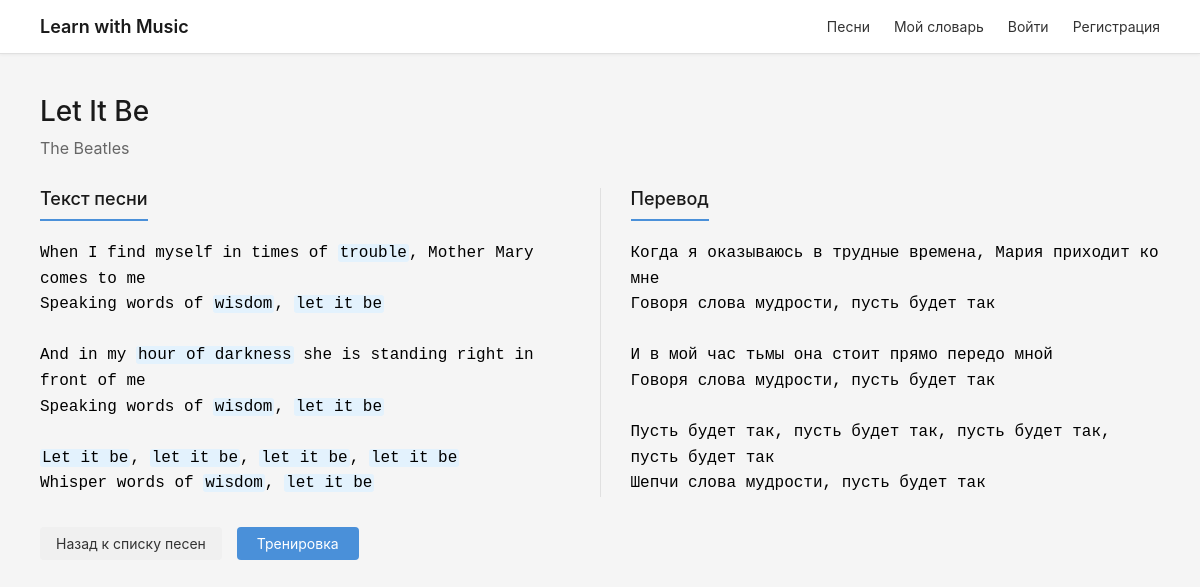
Page /music/study/1/ on the committed database.
### music/models.py (models this page shows, shortened)
class Song(models.Model):
    LEVEL_CHOICES = [
        ('A1', 'Начальный (A1)'),
        ('A2', 'Элементарный (A2)'),
        ('B1', 'Средний (B1)'),
        ('B2', 'Выше среднего (B2)'),
        ('C1', 'Продвинутый (C1)'),
    ]
    title = models.CharField('название', max_length=200)
    artist = models.CharField('исполнитель', max_length=200)
    lyrics = models.TextField('текст песни')
    translate = models.TextField('перевод песни')
    level = models.CharField('уровень', max_length=2, choices=LEVEL_CHOICES, default='A1')
    vocabulary = models.TextField(
        'словарь песни',
        help_text='Формат JSON: {"word": "translation", "phrase": "translation"}',
        default='{}'
    )
    created_at = models.DateTimeField('дата добавления', auto_now_add=True)
    class Meta:
        verbose_name = 'song'
        verbose_name_plural = 'songs'
        ordering = ['-created_at']
    def get_vocabulary_dict(self):
        try:
            return json.loads(self.vocabulary)
        except json.JSONDecodeError:
            return {}

### music/views.py (the view)
# urls.py: path('study/<int:song_id>/', views.study_song, name='study_song'),
def study_song(request, song_id):
    song = get_object_or_404(Song, id=song_id)
    vocab = song.get_vocabulary_dict()
    return render(request, 'music/study_song.html', {'song': song, 'vocab': vocab})

### music/templates/music/study_song.html (shortened to what this page needs)
{% extends 'music/base.html' %}
{% block content %}
<div class="song-header">
    <h2>{{ song.title }}</h2>
    <div class="song-artist">{{ song.artist }}</div>
</div>
<div class="content-columns">
    <div class="lyrics-column">
        <div class="column-title">Текст песни</div>
        <div id="lyrics-container" class="lyrics-text">{{ song.lyrics|linebreaksbr }}</div>
    </div>
    <div class="translation-column">
        <div class="column-title">Перевод</div>
        <div id="translation-container" class="lyrics-text">{{ song.translate|linebreaksbr }}</div>
    </div>
</div>
<div class="action-buttons">
    <a href="{% url 'song_list' %}" class="btn-back">Назад к списку песен</a>
    <a href="{% url 'train_song' song.id %}" class="btn-train">Тренировка</a>
</div>
{% endblock %}

### music/templates/music/base.html (shortened to what this page needs)
<!DOCTYPE html>
<html>
<head>
</head>
<body>
    <div class="navbar">
        <div class="nav-container">
            <a href="{% url 'home' %}" class="nav-brand">Learn with Music</a>
            <div class="nav-links">
                <a href="{% url 'song_list' %}">Песни</a>
                <a href="{% url 'vocabulary' %}">Мой словарь</a>
                {% if user.is_authenticated %}
                    {% if user.is_staff or user.is_superuser %}
                        <a href="{% url 'admin:index' %}">Админ-панель</a>
                    {% endif %}
                <span class="user-info">{{ user.username }}</span>
                <a href="{% url 'logout' %}">Выйти</a>
                {% else %}
                    <a href="{% url 'login' %}">Войти</a>
                    <a href="{% url 'register' %}">Регистрация</a>
                {% endif %}
            </div>
        </div>
    </div>
    <div class="container">
        {% block content %}{% endblock %}
    </div>
</body>
</html>

### music/templates/music/base.html (style rules this page uses)
* { margin: 0; padding: 0; box-sizing: border-box; }
body { font-family: -apple-system, BlinkMacSystemFont, 'Segoe UI', Arial, sans-serif; background-color: #f5f5f5; }
.navbar { background-color: white; border-bottom: 1px solid #e0e0e0; padding: 0 40px; box-shadow: 0 1px 3px rgba(0,0,0,0.05); }
.nav-container { max-width: 1200px; margin: 0 auto; display: flex; justify-content: space-between; align-items: center; padding: 16px 0; }
.nav-links { display: flex; gap: 24px; align-items: center; }
.nav-links a { color: #333; text-decoration: none; font-size: 14px; }
.nav-brand { font-weight: 600; font-size: 18px; color: #1a1a1a; text-decoration: none; }
.container { max-width: 1200px; margin: 0 auto; padding: 40px; }

### music/templates/music/study_song.html (style rules this page uses)
.song-header { margin-bottom: 30px; }
.song-header h2 { margin: 0 0 10px 0; color: #1a1a1a; font-size: 28px; font-weight: 500; }
.song-artist { color: #666; font-size: 16px; }
.content-columns { display: flex; gap: 30px; margin: 30px 0; }
.lyrics-column { flex: 1; border-right: 1px solid #e0e0e0; padding-right: 30px; padding-top: 0; margin-top: 0; }
.translation-column { flex: 1; padding-left: 0; }
.column-title { font-size: 18px; font-weight: 500; color: #1a1a1a; margin-bottom: 20px; padding-bottom: 10px; border-bottom: 2px solid #4a90d9; display: inline-block; }
.lyrics-text { font-family: monospace; font-size: 16px; line-height: 1.6; white-space: pre-wrap; padding: 0; margin: 0; }
#lyrics-container { padding: 0; margin: 0; }
.action-buttons { margin-top: 30px; display: flex; gap: 15px; align-items: center; }
.btn-back { display: inline-block; padding: 8px 16px; background-color: #f0f0f0; color: #333; text-decoration: none; border-radius: 4px; font-size: 14px; transition: background-color 0.2s; }
.btn-train { display: inline-block; padding: 8px 20px; background-color: #4a90d9; color: white; text-decoration: none; border-radius: 4px; font-size: 14px; transition: background-color 0.2s; }

### rows in the picture
Song: title "Let It Be", artist "The Beatles", lyrics "When I find myself in times of Speaking words of And in my Speaking words of Whisper words of", translate "Когда я оказываюсь в трудные времена, Мария приходит ко мне Говоря слова мудрости, пусть будет так И в мой час тьмы она стоит прямо передо мной Говоря слова мудрости, пусть будет так Пусть будет так, пусть будет так, пусть будет так, пусть будет так Шепчи слова мудрости, пусть будет так"
